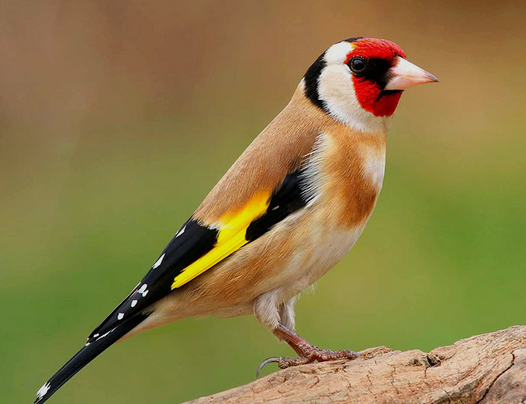
#> input picture image.jpg, 526 x 404 px
$ python partc4.py
#> lines starting #> are read from the running program, lines starting #| are printed output that depends on the picture; after the words box and inside, x2 and y2 are one past the last pixel; in counts of white or black regions, pixels touching at a corner belong together
from PIL import Image
import numpy as np
import matplotlib.pyplot as plt

# Load the image
img_pil = Image.open("image.jpg").convert("RGB")
#> img_pil is the input picture: PIL image 526x404 RGB; mean R, G, B 140, 123.5, 69.8
img = np.array(img_pil)

# Convert RGB image to grayscale
gray = np.array(img_pil.convert("L"))
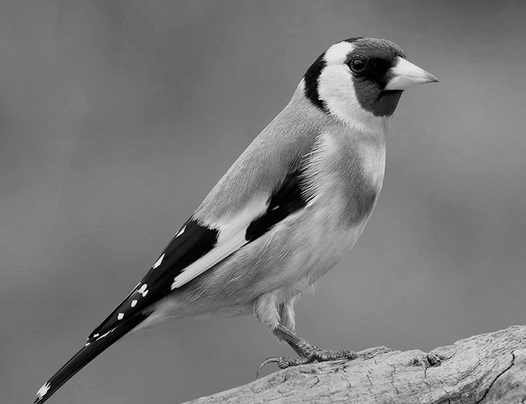
#> gray: shape (404, 526); min 0, max 229, mean 122.3

print("Original image shape:", img.shape)
#| Original image shape: (404, 526, 3)
print("Grayscale image shape:", gray.shape)
#| Grayscale image shape: (404, 526)
print("Grayscale minimum:", gray.min())
#| Grayscale minimum: 0
print("Grayscale maximum:", gray.max())
#| Grayscale maximum: 229

# Display grayscale image
plt.figure(figsize=(6, 5))
plt.imshow(gray, cmap="gray")
plt.axis("off")
plt.title("Grayscale Image")
plt.show()


# Thresholding at 80, 128 and 180
thresholds = [80, 128, 180]

plt.figure(figsize=(15, 5))

for i, T in enumerate(thresholds):

    binary = np.where(
        gray >= T,
        255,
        0
    ).astype(np.uint8)

    # Display binary image
    plt.subplot(1, 3, i + 1)
    plt.imshow(binary, cmap="gray")
    plt.axis("off")
    plt.title(f"Threshold T = {T}")
#> this loop made 3 passes
#> pass 1, `binary = np.where( gray >= T, 255, 0 ).astype(np.uint8)`:
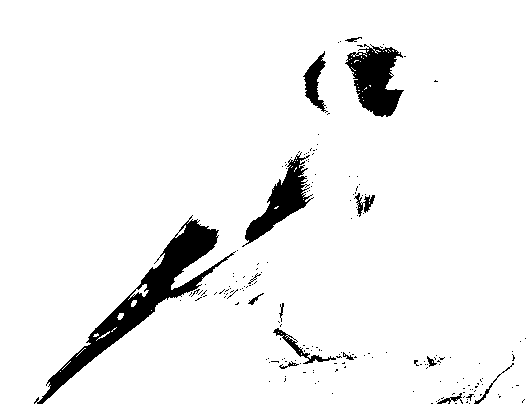
#> binary: shape (404, 526); 94.2% white; 190 black regions (175 under 20 px), largest, box (x1, y1, x2, y2) and area: (34, 215, 236, 404) 5737, (345, 44, 404, 117) 2509, (242, 152, 314, 247) 2063
#> pass 2, `binary = np.where( gray >= T, 255, 0 ).astype(np.uint8)`:
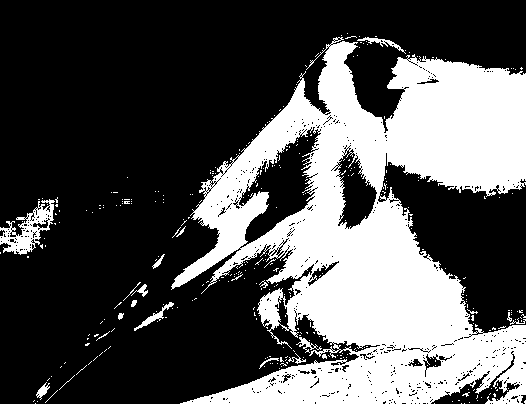
#> binary: shape (404, 526); 32.7% white; 324 white regions (306 under 20 px), largest, box (x1, y1, x2, y2) and area: (171, 37, 526, 404) 66381, (0, 199, 55, 255) 1224, (134, 302, 174, 331) 210
#> pass 3, `binary = np.where( gray >= T, 255, 0 ).astype(np.uint8)`:
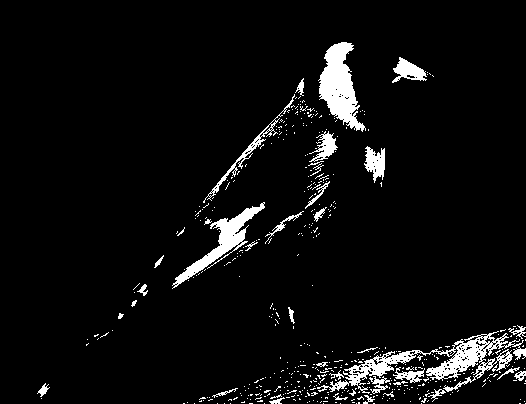
#> binary: shape (404, 526); 5.5% white; 485 white regions (449 under 20 px), largest, box (x1, y1, x2, y2) and area: (317, 331, 526, 394) 3054, (318, 42, 366, 132) 2180, (172, 202, 265, 289) 1556

plt.tight_layout()
plt.show()


# Calculate black and white proportions
print("\nThreshold Analysis")

for T in thresholds:

    binary = np.where(
        gray >= T,
        255,
        0
    ).astype(np.uint8)

    white_pixels = np.sum(binary == 255)
    black_pixels = np.sum(binary == 0)
    total_pixels = binary.size

    white_percentage = (white_pixels / total_pixels) * 100
    black_percentage = (black_pixels / total_pixels) * 100

    print(f"\nThreshold = {T}")
    print("White pixels:", white_pixels)
    print("Black pixels:", black_pixels)
    print(f"White percentage: {white_percentage:.2f}%")
    print(f"Black percentage: {black_percentage:.2f}%")
#> this loop made 3 passes
#> (white_pixels, black_pixels, white_percentage, black_percentage) on passes 1 to 3: (200126, 12378, 94.18, 5.82), (69475, 143029, 32.69, 67.31), (11617, 200887, 5.47, 94.53)
#| White pixels: 200126
#| Black pixels: 12378
#| White percentage: 94.18%
#| Black percentage: 5.82%
#| White pixels: 69475
#| Black pixels: 143029
#| White percentage: 32.69%
#| Black percentage: 67.31%
#| White pixels: 11617
#| Black pixels: 200887
#> (further printed lines are left out)
